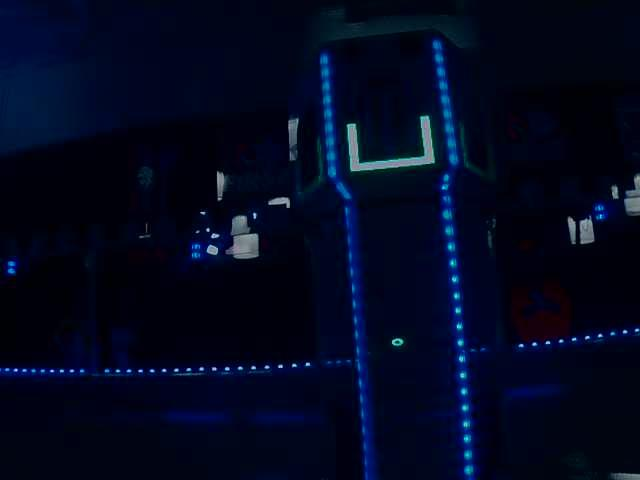
#> input picture CV/files/294.jpg, 640 x 480 px
$ python Robticscv.py   (Python 2 division)
#> lines starting #> are read from the running program, lines starting #| are printed output that depends on the picture; after the words box and inside, x2 and y2 are one past the last pixel; in counts of white or black regions, pixels touching at a corner belong together; long printed decimals are rounded
# Standard imports
import cv2 as cv
import numpy as np
import os
#424
#425
#495
#496
#66
#67
#68
#69
#70
#71
#72
#73
#74
#75
#76
#83
#91
#92
array = []
# Read image
locate = 0
#for s in os.listdir("files"):
im = cv.imread("files/294.jpg", cv.IMREAD_COLOR)
#> im is the input picture: shape (480, 640, 3); mean B, G, R 31.5, 8.2, 2.6

im = cv.resize(im, (320,240))
#> im: shape (240, 320, 3)
#im = cv.bitwise_not(im)

im2 = cv.cvtColor(im, cv.COLOR_BGR2GRAY)
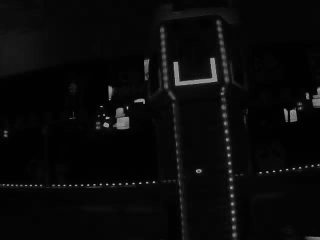
#> im2: shape (240, 320); min 0, max 183, mean 9.2
cv.imshow('gray', im2)

th, im3 = cv.threshold(im2, 50, 255, cv.THRESH_BINARY);
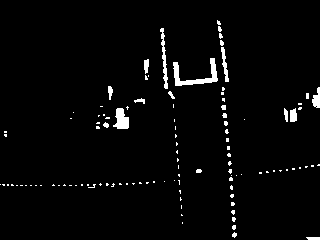
#> im3: shape (240, 320); 2.8% white; 112 white regions (95 under 20 px)
cv.imshow('threshold', im3)

contours, hierarchy = cv.findContours(im3,cv.RETR_TREE,cv.CHAIN_APPROX_SIMPLE)
#> contours = 113 contours, 102 with area under 20; largest, box (x1, y1, x2, y2) and area: (173, 58, 218, 86) 316, (113, 108, 129, 129) 196, (160, 28, 168, 89) 129, (312, 87, 320, 108) 85, (221, 47, 229, 82) 82


lan = 0
thing = 0
for c in contours:
    if(cv.contourArea(c)>0 and (((cv.contourArea(cv.convexHull(c))/cv.contourArea(c))*60)+((cv.contourArea(cv.convexHull(c)))))>=lan):
        lan = (((cv.contourArea(cv.convexHull(c))/cv.contourArea(c))*60)+((cv.contourArea(cv.convexHull(c)))))
        thing = c
#> this loop made 113 passes
#> (lan, thing) on passes 1, 10: (84, [[306, 237], [308, 239], [319, 239], [319, 237]]), (91.5, [[180, 197], [180, 200], [181, 199], [180, 198]])
#> lan on passes 23, 88, 107: 300, 316.9, 1194.9
#> after the loop, lan = 1194.9; thing = contour of 46 points, box (x1, y1, x2, y2) (173, 58, 218, 86), area 316

(x,y),(MA,ma),angle = cv.fitEllipse(thing)
#> x = 194.8; y = 70.22; MA = 29.59; ma = 45.51; angle = 87.29
print angle
#| 87.292
contours = [thing]
#> contours = 1 contour; box (x1, y1, x2, y2) and area: (173, 58, 218, 86) 316

#print cv.contourArea(cv.convexHull(thing))
#print cv.contourArea(cv.convexHull(thing))/cv.contourArea(thing)*50

im4 = cv.cvtColor(im3, cv.COLOR_GRAY2BGR)
#> im4: shape (240, 320, 3); 2.8% white; 112 white regions (95 under 20 px), largest, box (x1, y1, x2, y2) and area: (173, 58, 218, 86) 400, (113, 108, 129, 129) 228, (160, 28, 168, 89) 193
cv.drawContours(im4,contours,-1,(0,255,0),1)
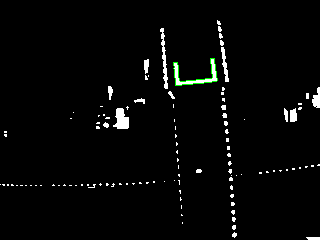
#> im4: shape (240, 320, 3); mean B, G, R 6.5, 7.1, 6.5
#cv.imwrite("filesa/"+s, im4)
cv.imshow('title', im4)
cv.waitKey(0)
cv.destroyAllWindows()

$ run again, with CV/files/11.jpg copied over CV/files/294.jpg
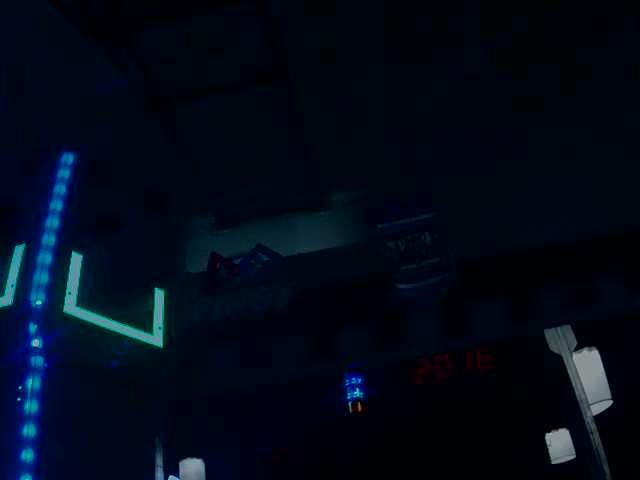
#> input picture CV/files/11.jpg, 640 x 480 px
#> im is the input picture: shape (480, 640, 3); mean B, G, R 24, 9.6, 2.9
#> im: shape (240, 320, 3)
#> `th, im3 = cv.threshold(im2, 50, 255, cv.THRESH_BINARY);`:
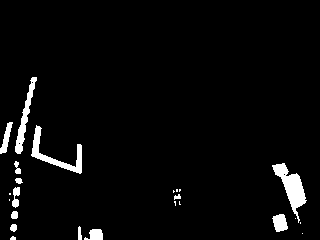
#> im3: shape (240, 320); 3.6% white; 24 white regions (11 under 20 px)
#> `contours, hierarchy = cv.findContours(im3,cv.RETR_TREE,cv.CHAIN_APPROX..`: contours = 27 contours, 15 with area under 20; largest, box (x1, y1, x2, y2) and area: (272, 163, 307, 223) 684, (31, 125, 82, 174) 489, (15, 77, 37, 154) 388, (272, 214, 288, 232) 182, (0, 122, 13, 154) 142
#> the loop `for c in contours:` made 27 passes
#> lan on passes 1, 3, 8, 20, 23: 74.61, 218.1, 260, 1020.8, 1688
#> after the loop `for c in contours:`: lan = 1688; thing = contour of 93 points, box (x1, y1, x2, y2) (31, 125, 82, 174), area 489
#> x = 56.93; y = 148.3; MA = 32.38; ma = 66.24; angle = 115.1
#| 115.069
#> `contours = [thing]`: contours = 1 contour; box (x1, y1, x2, y2) and area: (31, 125, 82, 174) 489
#> `cv.drawContours(im4,contours,-1,(0,255,0),1)`:
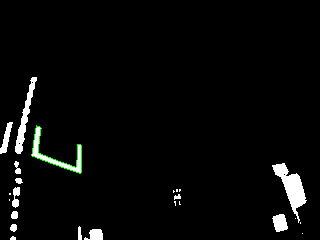
#> im4: shape (240, 320, 3); mean B, G, R 8.5, 9.2, 8.5

$ run again, with CV/files/13.jpg copied over CV/files/294.jpg
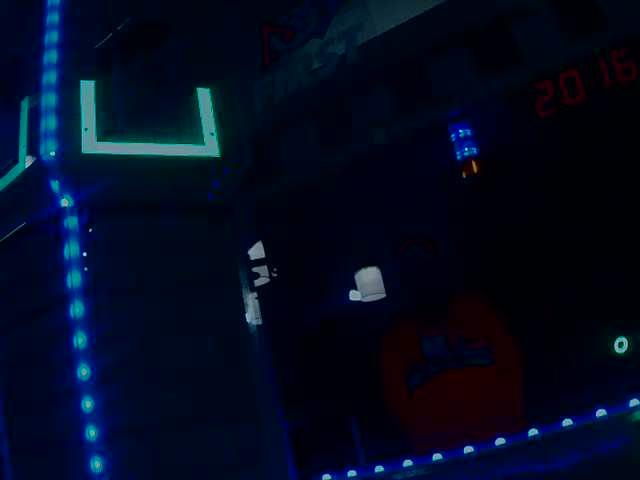
#> input picture CV/files/13.jpg, 640 x 480 px
#> im is the input picture: shape (480, 640, 3); mean B, G, R 32.2, 10.9, 3.6
#> im: shape (240, 320, 3)
#> `th, im3 = cv.threshold(im2, 50, 255, cv.THRESH_BINARY);`:
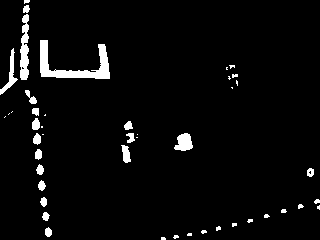
#> im3: shape (240, 320); 4.1% white; 46 white regions (24 under 20 px)
#> `contours, hierarchy = cv.findContours(im3,cv.RETR_TREE,cv.CHAIN_APPROX..`: contours = 49 contours, 30 with area under 20; largest, box (x1, y1, x2, y2) and area: (40, 40, 110, 79) 849, (20, 14, 29, 80) 364, (174, 133, 193, 151) 210, (0, 48, 18, 95) 170, (121, 145, 131, 163) 96
#> the loop `for c in contours:` made 49 passes
#> lan on passes 1, 2, 5, 10, 16, 19, 21, 25: 67.5, 80.5, 103.7, 106.6, 114.5, 117, 183.2, 306.5
#> after the loop `for c in contours:`: lan = 2555.2; thing = contour of 64 points, box (x1, y1, x2, y2) (40, 40, 110, 79), area 849
#> x = 71.01; y = 55.92; MA = 39.75; ma = 77.18; angle = 93.47
#| 93.471
#> `contours = [thing]`: contours = 1 contour; box (x1, y1, x2, y2) and area: (40, 40, 110, 79) 849
#> `cv.drawContours(im4,contours,-1,(0,255,0),1)`:
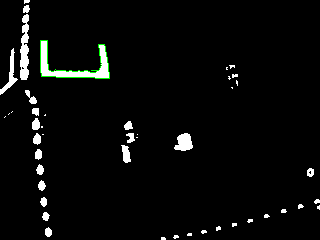
#> im4: shape (240, 320, 3); mean B, G, R 9.5, 10.3, 9.5

$ run again, with CV/files/14.jpg copied over CV/files/294.jpg
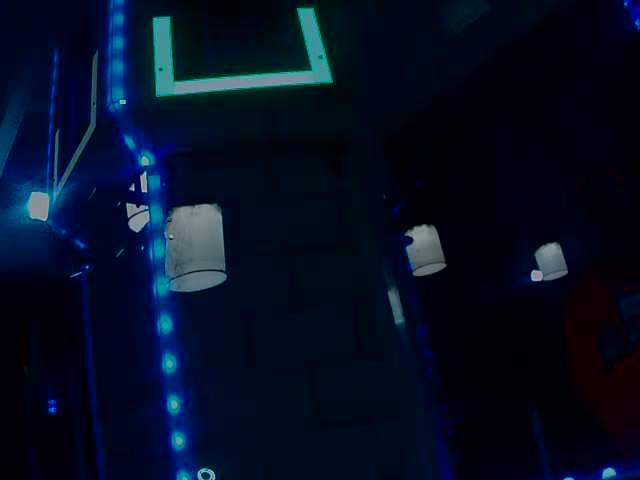
#> input picture CV/files/14.jpg, 640 x 480 px
#> im is the input picture: shape (480, 640, 3); mean B, G, R 34.9, 14.6, 5
#> im: shape (240, 320, 3)
#> `th, im3 = cv.threshold(im2, 50, 255, cv.THRESH_BINARY);`:
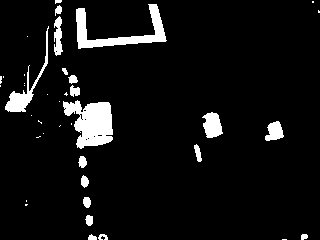
#> im3: shape (240, 320); 6.7% white; 40 white regions (21 under 20 px)
#> `contours, hierarchy = cv.findContours(im3,cv.RETR_TREE,cv.CHAIN_APPROX..`: contours = 50 contours, 33 with area under 20; largest, box (x1, y1, x2, y2) and area: (63, 100, 113, 149) 1492, (76, 4, 167, 49) 1114, (5, 26, 49, 112) 492, (202, 112, 223, 138) 345, (265, 121, 284, 141) 226
#> the loop `for c in contours:` made 50 passes
#> lan on passes 2, 3, 11, 16, 19, 21, 48: 88.4, 138.6, 142.8, 327.1, 451.4, 1971.2, 3498.2
#> after the loop `for c in contours:`: lan = 3498.2; thing = contour of 77 points, box (x1, y1, x2, y2) (76, 4, 167, 49), area 1114
#> x = 117.7; y = 23.8; MA = 48.9; ma = 93.05; angle = 88.31
#| 88.310
#> `contours = [thing]`: contours = 1 contour; box (x1, y1, x2, y2) and area: (76, 4, 167, 49) 1114
#> `cv.drawContours(im4,contours,-1,(0,255,0),1)`:
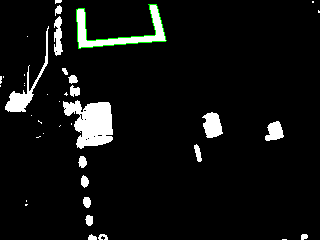
#> im4: shape (240, 320, 3); mean B, G, R 16.1, 17.2, 16.1
